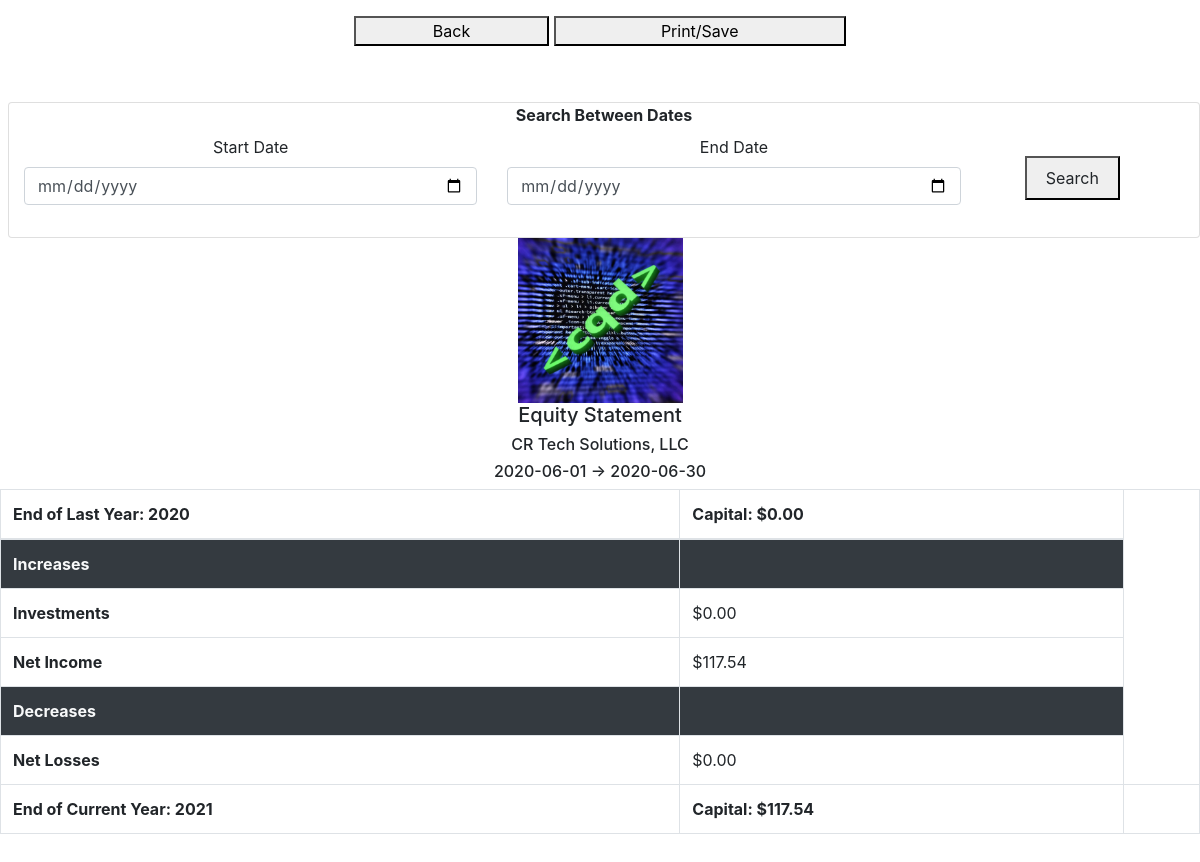
/statements/equity_statement (signed in), run on the app's committed database.
### flow/models.py (models this page shows, shortened)
class usersTable(db.Model, UserMixin):
    id = db.Column(db.Integer, primary_key=True)
    fname = db.Column(db.String(255), nullable=False)
    lname = db.Column(db.String(255), nullable=False)
    email = db.Column(db.String(255), unique=True, nullable=False)
    username = db.Column(db.String(255), unique=True, nullable=False)
    password = db.Column(db.String(255), nullable=False)
    joined = db.Column(db.Date, nullable=False)
    businessname = db.Column(db.String(255), nullable=False)
    businessnumber = db.Column(db.String(255), nullable=False)
    businessaddress = db.Column(db.String(255), nullable=False)
    businesscity = db.Column(db.String(255), nullable=False)
    businessstate = db.Column(db.String(50))
    businesszip = db.Column(db.Integer)
    businesswebsite = db.Column(db.String(255))
    fiscalyearstart = db.Column(db.Date, nullable=False)
    fiscalyearend = db.Column(db.Date, nullable=False)
    businesslogo = db.Column(db.String(255), nullable=False)
    member = db.Column(db.Boolean, nullable = False)
    lastpaydate = db.Column(db.Date)
    subuser = db.relationship('subuserTable', backref='user', lazy=True)
    account = db.relationship('accountTable', backref='user', lazy=True)
    vendor = db.relationship('vendorTable', backref='user', lazy=True)
    customer = db.relationship('customerTable', backref='user', lazy=True)
    debt = db.relationship('debtTable', backref='user', lazy=True)
    investment = db.relationship('investmentTable', backref='user', lazy=True)

### flow/views_statements.py (the view)
@app.route('/statements/equity_statement', methods=['GET'])
@login_required
def equityStatement():
    form = StatementFormRange()
    add2 = Decimal(10) ** -2
    fulldate = date.today()
    year = fulldate.year
    lastyearfull = date.today() - timedelta(days=365)
    lastyear = lastyearfull.year
    try:
        user = usersTable.query.filter(usersTable.id == current_user.id).first()
    except(AttributeError, SQLAlchemy.exc.OperationalError):
        user = usersTable.query.filter(usersTable.id == current_user.id).first()
    laststart = user.fiscalyearstart - relativedelta(years = 1)
    lastend = user.fiscalyearend - relativedelta(years = 1)
    try:
        invs = investmentTable.query.filter(investmentTable.userid == current_user.id).filter(investmentTable.investmentdate >= user.fiscalyearstart).filter(investmentTable.investmentdate <= user.fiscalyearend).all()
        transinc = transactionTable.query.filter(transactionTable.userid == user.id).filter(transactionTable.transactiondate >= user.fiscalyearstart).filter(transactionTable.transactiondate <= user.fiscalyearend).filter(transactionTable.transactiontype == "Income").all()
        trans = transactionTable.query.filter(transactionTable.userid == user.id).filter(transactionTable.transactiondate >= user.fiscalyearstart).filter(transactionTable.transactiondate <= user.fiscalyearend).filter(transactionTable.transactiontype == "Expense").all()
    except(AttributeError, SQLAlchemy.exc.OperationalError):
        invs = investmentTable.query.filter(investmentTable.userid == current_user.id).filter(investmentTable.investmentdate >= user.fiscalyearstart).filter(investmentTable.investmentdate <= user.fiscalyearend).all()
        transinc = transactionTable.query.filter(transactionTable.userid == user.id).filter(transactionTable.transactiondate >= user.fiscalyearstart).filter(transactionTable.transactiondate <= user.fiscalyearend).filter(transactionTable.transactiontype == "Income").all()
        trans = transactionTable.query.filter(transactionTable.userid == user.id).filter(transactionTable.transactiondate >= user.fiscalyearstart).filter(transactionTable.transactiondate <= user.fiscalyearend).filter(transactionTable.transactiontype == "Expense").all()
    try:
        invslast = investmentTable.query.filter(investmentTable.userid == current_user.id).filter(investmentTable.investmentdate >= laststart).filter(investmentTable.investmentdate <= lastend).all()
        transinclast = transactionTable.query.filter(transactionTable.userid == user.id).filter(transactionTable.transactiondate >= laststart).filter(transactionTable.transactiondate <= lastend).filter(transactionTable.transactiontype == "Income").all()
        translast = transactionTable.query.filter(transactionTable.userid == user.id).filter(transactionTable.transactiondate >= laststart).filter(transactionTable.transactiondate <= lastend).filter(transactionTable.transactiontype == "Expense").all()
    except(AttributeError, SQLAlchemy.exc.OperationalError):
        invslast = investmentTable.query.filter(investmentTable.userid == current_user.id).filter(investmentTable.investmentdate >= laststart).filter(investmentTable.investmentdate <= lastend).all()
        transinclast = transactionTable.query.filter(transactionTable.userid == user.id).filter(transactionTable.transactiondate >= laststart).filter(transactionTable.transactiondate <= lastend).filter(transactionTable.transactiontype == "Income").all()
        translast = transactionTable.query.filter(transactionTable.userid == user.id).filter(transactionTable.transactiondate >= laststart).filter(transactionTable.transactiondate <= lastend).filter(transactionTable.transactiontype == "Expense").all()
    def findinvestments(invs):
        total = 0
        for inv in invs:
            total += inv.investmentamount
        return total
    def findincome(transinc):
        total = 0
        for tran in transinc:
            total += tran.totalamount
        return total
    def findlosses(trans):
        total = 0
        for tran in trans:
            total += tran.totalamount
        return total
    lastinv = findinvestments(invslast)
    lastinc = findincome(transinclast)
    lastloss = findlosses(translast)
    caplast = (lastinv + lastinc) - lastloss
    totalcaplast = Decimal(caplast).quantize(add2)
    inv = findinvestments(invs)
    inc = findincome(transinc)
    loss = findlosses(trans)
    total = (inv + inc) - loss
    investments = Decimal(inv).quantize(add2)
    income = Decimal(inc).quantize(add2)
    losses = Decimal(loss).quantize(add2)
    totalcap = Decimal(total).quantize(add2)
    totalcapital = totalcap + totalcaplast
    if form.validate_on_submit():
        return redirect(url_for('equityStatementAdjusted'))
    return render_template('/statements/equity_statement.html', currentyear = year, lastyear = lastyear, startdate = user.fiscalyearstart, enddate = user.fiscalyearend, businessname = user.businessname,
                           investments = "{:,}".format(investments), income = "{:,}".format(income), losses = "{:,}".format(losses), totalcapital = "{:,}".format(totalcapital), lastyearcapital = "{:,}".format(totalcaplast),
                           form=form)

### flow/forms.py
class StatementFormRange(FlaskForm):
    rangestart = DateField('Start Date', validators=[InputRequired()])
    rangeend = DateField('End Date', validators=[InputRequired()])
    submit = SubmitField('Search')

### flow/models.py (called while the page is built)
@login_manager.user_loader
def load_user(userid):
    return usersTable.query.get(userid)

### flow/templates/statements/equity_statement.html (shortened to what this page needs)
{% extends "statements/statement_template.html" %}
{% import "bootstrap/wtf.html" as wtf %}
{% block content %}
<form method="GET" action="{{url_for('equityStatementAdjusted')}}" class="mt-5 ml-2">
  <div class="card">
      <div class="form-group">
          <div class="text-center">
              <label for="betweenDates col-12"><b>Search Between Dates</b></label>
          </div>
          <div class="col-12 row text-center">
              <div class="col-5 mx-auto my-auto">
                  {{ wtf.form_field(form.rangestart) }}
              </div>
              <div class="col-5 mx-auto my-auto">
                  {{ wtf.form_field(form.rangeend) }}
              </div>
              <div class="col-2 mx-auto my-auto">
                  <button class="h-50 mx-auto">{{ wtf.form_field(form.submit) }}</button>
              </div>
          </div>
      </div>
  </div>
</form>
</div>
<div class="col-12 h-100" id="content">
  <div class="col-12 no-gutters">
    <div class="col-12 text-center">
      <img src="{{ url_for('static', filename='business_logos/' + current_user.businesslogo) }}" alt="" class="col-2">
      <h5>Equity Statement</h5>
      <h6>{{ businessname }}</h6>
      <h6>{{ startdate }} -> {{ enddate }}</h6>
    </div>
  </div>
  <table class="table table-bordered">
    <thead>
      <tr>
        <th scope="col">End of Last Year: {{ lastyear }}</th>
        <th scope="col">Capital: ${{ lastyearcapital }}</th>
      </tr>
    </thead>
    <tbody>
      <tr class="bg-dark text-light">
        <th scope="row">Increases</th>
        <th></th>
      </tr>
      <tr>
        <th scope="row">Investments</th>
        <td>${{ investments }}</td>
      </tr>
      <tr>
        <th scope="row">Net Income</th>
        <td>${{ income }}</td>
      </tr>
      <tr class="bg-dark text-light">
        <th scope="row">Decreases</th>
        <th></th>
      </tr>
      <tr>
        <th scope="row">Net Losses</th>
        <td>${{ losses }}</td>
      </tr>
      <tr >
        <th scope="col">End of Current Year: {{ currentyear }}</th>
        <th scope="col">Capital: ${{ totalcapital }}</th>
        <td></td>
      </tr>
    </tbody>
  </table>
</div>
{% endblock %}

### data on the page
usersTable: businesslogo (picture), businessname "CR Tech Solutions, LLC", fiscalyearstart "2020-06-01", fiscalyearend "2020-06-30"

### other printed values
{{ lastyearcapital }} "0.00"
{{ investments }} "0.00"
{{ income }} "117.54"
{{ losses }} "0.00"
{{ totalcapital }} "117.54"
